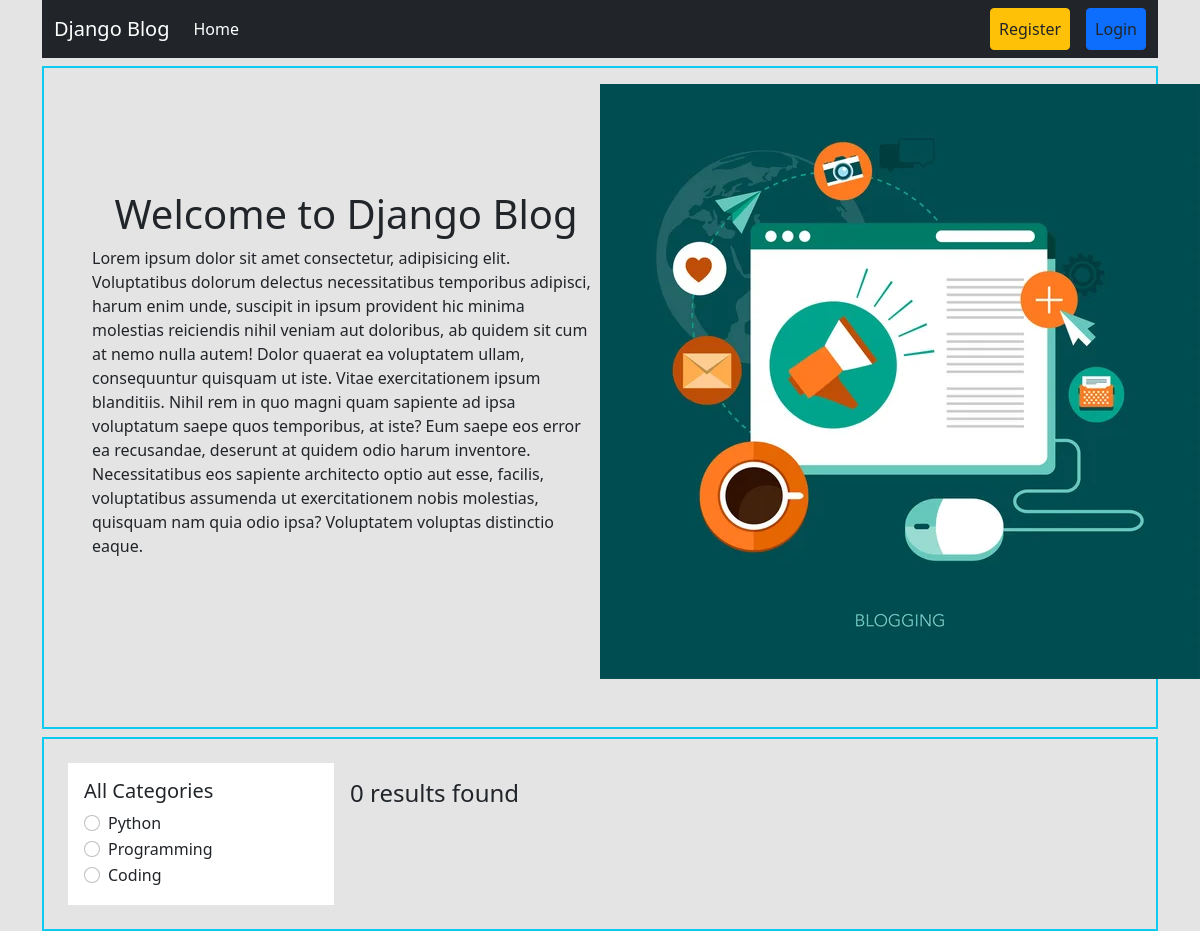
/category/coding/, run on the app's committed database.
### categories/models.py (models this page shows, shortened)
class Category(models.Model):
    name = models.CharField(max_length=100)
    slug = models.SlugField(max_length=100, unique=True, null=True, blank=True)

### blog_project/views.py (the view)
# urls.py: 2. Add a URL to urlpatterns:  path('', views.home, name='home')
def home(request, category_slug = None): # initially dhore nicchi je category_slug None thakbe karon hocche user first time home page e asle se normal page dekhbe, se filter korte chaile category te click korlei sei category er slug ta capture korbo ar seta tokhn ar None thakbe na
    data = Post.objects.all() # sob post gula ke niye aslam
    if category_slug is not None: # ekhn category slug jodi None na hoy tar mane sekhane value ache
        category = Category.objects.get(slug = category_slug) # slug je field model e likhechilam seta = amader category slug kore dilam taile ekhn kon category er slug sei category object peye jabo
        data = Post.objects.filter(category = category) # post er category te category object bosiye filter korlam, ager data er sathe overright hoye jabe
    categories = Category.objects.all() # sob category dekhabo
    return render(request, 'home.html', {'data' : data, 'category' : categories})

### templates/home.html (shortened to what this page needs)
{% extends 'base.html' %}
{% load static %}
{% block content %}
<div class="d-flex flex-wrap px-5 pt-3 align-items-center border border-info border-2 p-5 mt-2">
  <div class="col-6">
    <h1 class="text-center">Welcome to Django Blog</h1>
    <p>Lorem ipsum dolor sit amet consectetur, adipisicing elit. Voluptatibus dolorum delectus necessitatibus temporibus adipisci, harum enim unde, suscipit in ipsum provident hic minima molestias reiciendis nihil veniam aut doloribus, ab quidem sit cum at nemo nulla autem! Dolor quaerat ea voluptatem ullam, consequuntur quisquam ut iste. Vitae exercitationem ipsum blanditiis. Nihil rem in quo magni quam sapiente ad ipsa voluptatum saepe quos temporibus, at iste? Eum saepe eos error ea recusandae, deserunt at quidem odio harum inventore. Necessitatibus eos sapiente architecto optio aut esse, facilis, voluptatibus assumenda ut exercitationem nobis molestias, quisquam nam quia odio ipsa? Voluptatem voluptas distinctio eaque.</p>
  </div>
  <div class="col-6">
<img src="{% static 'header.jpg' %}" />
  </div>
</div>
<div class="d-flex flex-wrap p-4 border border-info border-2 mt-2">
  <div class="col-3 bg-white p-3" >
    <h5>All Categories</h5>
    {% for cat in category %}
    <div class="form-check">
      <input
        class="form-check-input"
        type="radio"
        name="category"
        id="{{cat.id}}"
      />
      <label class="form-check-label" for="{{cat.id}}">
        <a href="{% url 'category_wise_post' cat.slug %}" class="text-decoration-none text-dark" >{{cat.name}}</a>
      </label>
    </div>
    {% endfor %}
  </div>
  <div class="col-9 p-3">
    <h4>{{data | length}} results found</h4>
    <div class="d-flex flex-wrap pt-5">
    </div>
  </div>
</div>
{% endblock %}

### data on the page
Category: name "Python"
Category: name "Programming"
Category: name "Coding"

### other printed values
{{ data | length }} "0"
